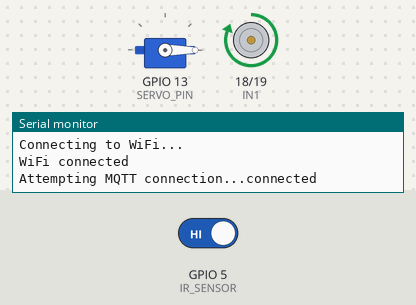
A sketch run on a simulated ESP32. On the bench: servo, motor-driver pin pairs drawn as motors (green arrow = first pin HIGH = forward, orange = second pin HIGH = backward, longer = more drive), the last lines printed to the serial monitor. The inputs (shaded band) are chosen by the test bench; at power-on: GPIO 5 (IR_SENSOR) HIGH. WiFi joins after 1.5 s; servers stay silent unless stated; no MQTT or app messages arrive unless stated.

Above: at 3.2 s.
3.3 s: GPIO 5 (IR_SENSOR) driven LOW
At 4.0 s:
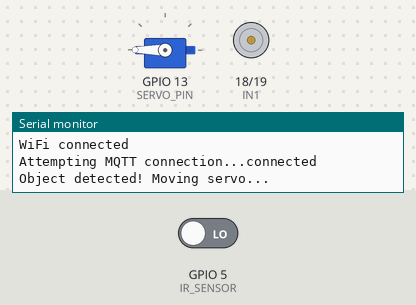
At 4.8 s:
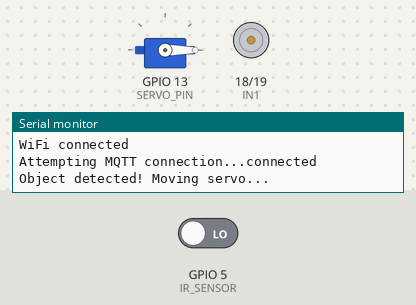
Timing chart, 0 to 8.3 s (numbered marks = the images above; inputs shaded):
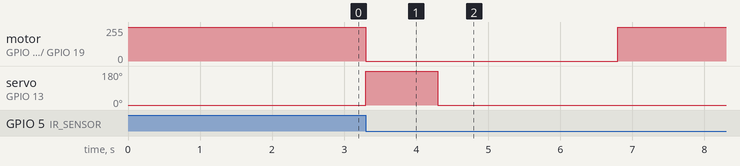

The sketch:

Conveyor-system.ino
```cpp
#include <WiFi.h>
#include <PubSubClient.h>
#include <ESP32Servo.h>

const char* ssid = "";
const char* password = "";
const char* mqtt_server = "172.20.10.3";
const int mqtt_port = 1883;
const char* mqtt_topic = "esp32/IR";

WiFiClient espClient;
PubSubClient client(espClient);

#define IN1 18
#define IN2 19
#define IR_SENSOR 5
#define SERVO_PIN 13

Servo myServo;

void setup() {
    Serial.begin(115200);

    pinMode(IN1, OUTPUT);
    pinMode(IN2, OUTPUT);
    pinMode(IR_SENSOR, INPUT);

    myServo.attach(SERVO_PIN);
    myServo.write(0);

    digitalWrite(IN1, HIGH);
    digitalWrite(IN2, LOW);

    WiFi.begin(ssid, password);
    while (WiFi.status() != WL_CONNECTED) {
        delay(1000);
        Serial.println("Connecting to WiFi...");
    }
    Serial.println("WiFi connected");

    client.setServer(mqtt_server, mqtt_port);
    client.setCallback(mqttCallback);
}

void loop() {
    if (!client.connected()) {
        reconnect();
    }
    client.loop();

    int irValue = digitalRead(IR_SENSOR);

    if (irValue == LOW) {
        digitalWrite(IN1, LOW);
        digitalWrite(IN2, LOW);
        Serial.println("Object detected! Moving servo...");

        myServo.write(180);
        delay(1000);

        myServo.write(0);
        delay(500);

        client.publish(mqtt_topic, "Object detected!");
        Serial.println("Object detected!");

        delay(2000);

        Serial.println("Resuming motor...");
        digitalWrite(IN1, HIGH);
        digitalWrite(IN2, LOW);

        Serial.println("Waiting 5 seconds before scanning again...");
        delay(5000);
    }
}

void reconnect() {
    while (!client.connected()) {
        Serial.print("Attempting MQTT connection...");
        if (client.connect("ESP32Client")) {
            Serial.println("connected");
            client.subscribe(mqtt_topic);
        } else {
            Serial.print("failed, rc=");
            Serial.print(client.state());
            Serial.println(" try again in 5 seconds");
            delay(5000);
        }
    }
}

void mqttCallback(char* topic, byte* payload, unsigned int length) {
    Serial.print("Message arrived [");
    Serial.print(topic);
    Serial.print("] ");
    for (int i = 0; i < length; i++) {
        Serial.print((char)payload[i]);
    }
    Serial.println();
}
```

Measured:
- after the input at 3.3 s, motor on GPIO 18 (IN1) / GPIO 19 (IN2): forward 255/255 → stopped at once, → forward 255/255 3.5 s later; servo on GPIO 13 (SERVO_PIN): 0° → 180° at once, → 0° 1.0 s later
